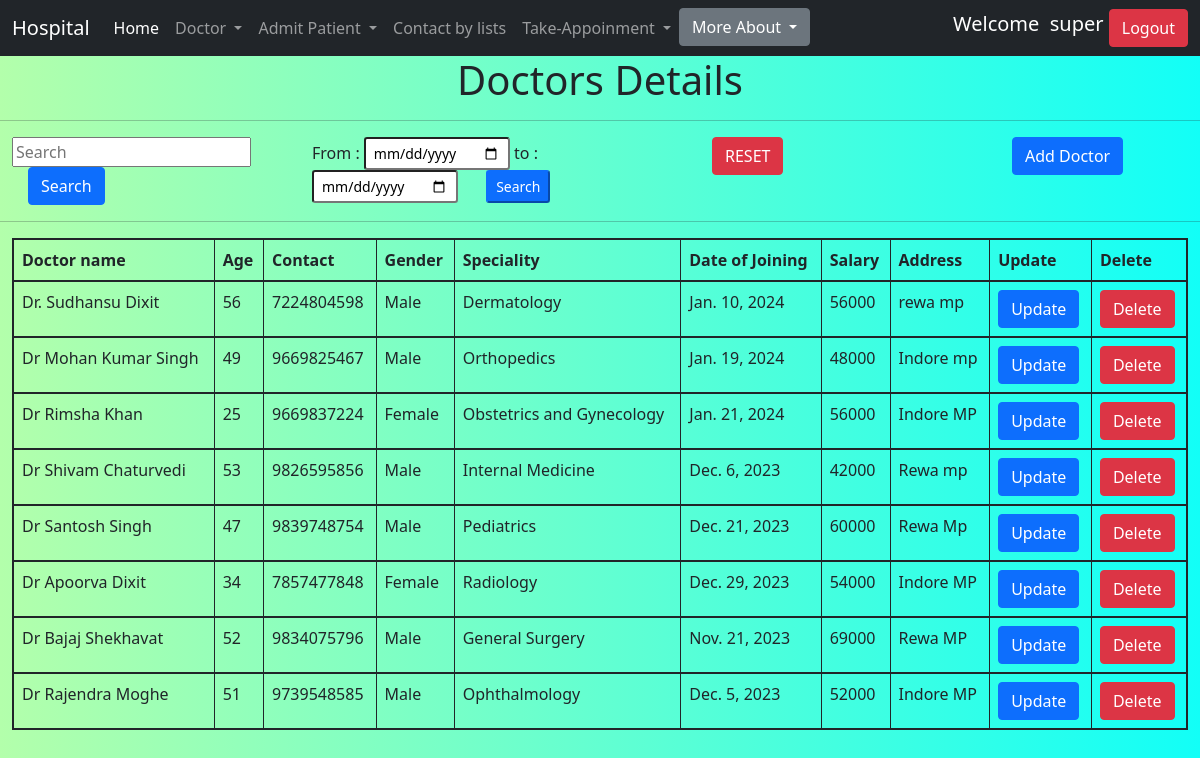
Page /drdata (signed in) on the committed database.
### management/models.py (models this page shows, shortened)
class Doctor(models.Model):
    dr_name = models.CharField(max_length=20)
    age = models.CharField(max_length=3,validators=[RegexValidator("^\S[0-9]{0,3}$")])
    mob_no = models.CharField(max_length=10,validators=[RegexValidator("^(\+\d{1,3}[- ]?)?\d{10}$",message="Only numbers allowed"),MinLengthValidator(10,"10-digit allowed")])
    gender = models.CharField(max_length=20,choices=gen_choice)
    speciality = models.CharField(max_length=100,choices=sep_choice)
    date_of_join = models.DateField()
    salary = models.IntegerField()
    address = models.TextField()

### management/views.py (the view)
# urls.py: path('drdata',views.showdrdata,name='drdata'),
def showdrdata(request):
    if request.user.is_superuser:
        data = Doctor.objects.all()
    else:
        data=Doctor.objects.filter(dr_name=request.user)
    if request.method == 'POST':
        if request.POST['dform'] == "searchform":
            drname = request.POST['drname']
            ddata=Doctor.objects.filter(dr_name__startswith = drname)
            return render(request,'showdrdata.html',{"data":ddata})
        elif request.POST['dform'] == "dateform":
            date1 = request.POST['date1']
            date2 = request.POST['date2']
            data = Doctor.objects.filter(date_of_join__lte=date2,date_of_join__gte=date1)
            return render(request,'showdrdata.html',{"data":data})
    else:
        return render(request,'showdrdata.html',{'data':data})

### management/templates/showdrdata.html (shortened to what this page needs)
{% extends 'base.html' %}
{% block body %}
    <div align="center">
        <h1>Doctors Details<hr></h1>
    </div>
    <div class="container-fluid">
        <div class="row">
            <div class="col-3">
                <form action="" method="POST">
                    <input type="text" name="drname" placeholder="Search">
                    <input type="submit" value="Search" class="btn btn-primary ms-3">
                </form>
            </div>
            <div class="col-4">
                <form action="" method="POST">
                    From : <input type="date" name="date1" class="form-control-sm">
                    to : <input type="date" name="date2" class="form-control-sm">
                    <input type="submit" value="Search" class="btn-sm btn-primary ms-4">
                </form>
            </div>
            <div class="col-3">
                <form action="" >
                    <input type="submit" value="RESET" class="btn btn-danger">
                </form>
            </div>
            <div class="col-2">
                <a class="btn btn-primary" href="{% url 'add_doctor' %}">Add Doctor</a>
            </div>
        </div>
    </div>
    <hr>
    <div class="container-fluid">
        <div class="d-flex justify-content-center" >
            <table align="center" style="border:2px solid black" class="table table-bordered border-dark">
                <thead>
                    <tr>
                        <th>Doctor name</th>
                        <th>Age</th>
                        <th>Contact</th>
                        <th>Gender</th>
                        <th>Speciality</th>
                        <th>Date of Joining</th>
                        <th>Salary</th>
                        <th>Address</th>
                        <th>Update</th>
                        <th>Delete</th>
                    </tr>
                </thead>
                <tbody>
                {% for i in data %}
                    <tr>
                        <td>{{i.dr_name}}</td>
                        <td>{{i.age}}</td>
                        <td>{{i.mob_no}}</td>
                        <td>{{i.gender}}</td>
                        <td>{{i.speciality}}</td>
                        <td>{{i.date_of_join}}</td>
                        <td>{{i.salary}}</td>
                        <td>{{i.address}}</td>
                        <td><a href="{%url 'upddoctor' i.id %}" class="btn btn-primary">Update</a></td>
                        <td><a href="{%url 'deldoctor' i.id %}" class="btn btn-danger" onclick="return confirm('Do you really want to delete')">Delete</a></td>
                    </tr>
                </tbody>
                {% endfor %}
            </table>
        </div>
    </div>
{% endblock body %}

### management/templates/base.html (shortened to what this page needs)
{% load static %}
<!DOCTYPE html>
<html lang="en">
<head>
    <link rel="stylesheet" href="{% static 'CSS/bootstrap.min.css' %}">
  </head>
<body>
    <nav class="navbar navbar-expand-lg navbar-dark bg-dark">
      <div class="container-fluid">
        <a class="navbar-brand " href="#">Hospital</a>
        <div class="collapse navbar-collapse" id="navbarSupportedContent">
          <ul class="navbar-nav me-auto mb-2 mb-lg-0">
            <ul class="navbar-nav">
              <li class="nav-item active">
                <a class="nav-link active" href="{% url 'home' %}">Home</a>
              </li>
              {% if request.session.uname %}
                {% if request.user.is_superuser %}
                <li class="nav-item dropdown">
                  <a class="nav-link dropdown-toggle" href="#" id="navbarDropdown" role="button" data-bs-toggle="dropdown" aria-expanded="false">
                    Doctor
                  </a>
                </li>
                <li class="nav-item dropdown">
                  <a class="nav-link dropdown-toggle" href="#" id="navbarDropdown" role="button" data-bs-toggle="dropdown" aria-expanded="false">
                    Admit Patient
                  </a>
                </li>
                <li class="nav-item">
                  <li><a class="nav-link" href="{% url 'contactlist' %}">Contact by lists</a></li>
                </li>
                {% endif %}
                <li class="nav-item dropdown">
                  <a class="nav-link dropdown-toggle" href="#" id="navbarDropdown" role="button" data-bs-toggle="dropdown" aria-expanded="false">
                    Take-Appoinment
                  </a>
                </li>
              {% endif %}
            </ul>
            <li class="nav-item dropdown">
              <a class="btn btn-secondary dropdown-toggle" href="#" id="navbarDropdown" role="button" data-bs-toggle="dropdown" aria-expanded="false">
                More About
              </a>
            </li>
          </ul>
          {% if request.session.uname %}
            <h5 style="color: white;" class=n"me-5">Welcome &nbsp;{{request.session.uname}}&nbsp;</h5>
            <a href="{% url 'logoutuser' %}" class="btn btn-danger">Logout</a>
            {% else %}
           <a href="{% url 'loginuser' %}" class="btn btn-primary">Login</a>
          {% endif %}
        </div>
      </div>
    </nav>
  {% block body %}{% endblock body %}
</body>
</html>

### management/templates/showdrdata.html (style rules this page uses)
body { background: #B3FFAB; background: -webkit-linear-gradient(to left, #12FFF7, #B3FFAB); background: linear-gradient(to left, #12FFF7, #B3FFAB); }

### rows in the picture
Doctor: dr_name "Dr. Sudhansu Dixit", age "56", mob_no "7224804598", gender "Male", speciality "Dermatology", date_of_join "Jan. 10, 2024", salary "56000", address "rewa mp"
Doctor: dr_name "Dr Mohan Kumar Singh", age "49", mob_no "9669825467", gender "Male", speciality "Orthopedics", date_of_join "Jan. 19, 2024", salary "48000", address "Indore mp"
Doctor: dr_name "Dr Rimsha Khan", age "25", mob_no "9669837224", gender "Female", speciality "Obstetrics and Gynecology", date_of_join "Jan. 21, 2024", salary "56000", address "Indore MP"
Doctor: dr_name "Dr Shivam Chaturvedi", age "53", mob_no "9826595856", gender "Male", speciality "Internal Medicine", date_of_join "Dec. 6, 2023", salary "42000", address "Rewa mp"
Doctor: dr_name "Dr Santosh Singh", age "47", mob_no "9839748754", gender "Male", speciality "Pediatrics", date_of_join "Dec. 21, 2023", salary "60000", address "Rewa Mp"
Doctor: dr_name "Dr Apoorva Dixit", age "34", mob_no "7857477848", gender "Female", speciality "Radiology", date_of_join "Dec. 29, 2023", salary "54000", address "Indore MP"
Doctor: dr_name "Dr Bajaj Shekhavat", age "52", mob_no "9834075796", gender "Male", speciality "General Surgery", date_of_join "Nov. 21, 2023", salary "69000", address "Rewa MP"
Doctor: dr_name "Dr Rajendra Moghe", age "51", mob_no "9739548585", gender "Male", speciality "Ophthalmology", date_of_join "Dec. 5, 2023", salary "52000", address "Indore MP"

### other values in the picture
{{ request.session.uname }} "super"
